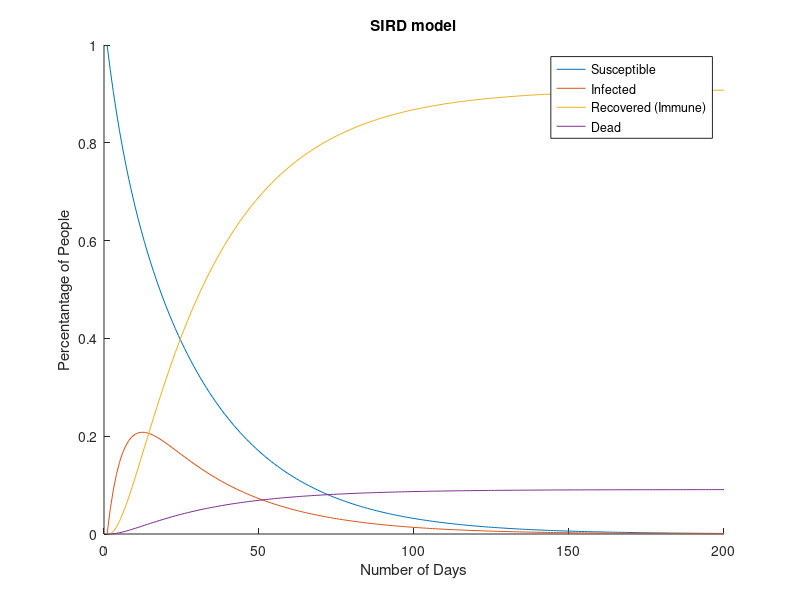

MATLAB code for this plot:
% this is the start of our simulation where all of the population is suceptible
X = [1 0 0 0]';

% These are our paramaters make sure that each group equal to one
percentNotInfect = 0.95;
percentInfect = 0.05;
otherDeathPercent = 0;

percentRecoverNoImmunity = 0.04;
percentStayInfected = 0.85;
percentRecoverImmunity = 0.10;
percentInfectDie = 0.01;

percentRecoverLoseImmunity = 0;
percentRecoverKeepImmunity = 1;

runTime = 200; %in days

%constructing the matrix
S_column = [percentNotInfect percentInfect 0 otherDeathPercent]';
I_column = [percentRecoverNoImmunity percentStayInfected percentRecoverImmunity percentInfectDie]';
R_column = [percentRecoverLoseImmunity 0 percentRecoverKeepImmunity 0]';
D_column = [0 0 0 1]';


SIRD_matrix = [S_column I_column R_column D_column];

for t = 2:runTime
    X(:, t) = SIRD_matrix*X(:, t-1);
end

figure
hold on
plot(X(1, :))
plot(X(2, :));
plot(X(3, :));
plot(X(4, :));
legend("Susceptible", "Infected", "Recovered (Immune)", "Dead")
title("SIRD model")
ylabel("Percentantage of People")
xlabel("Number of Days")
